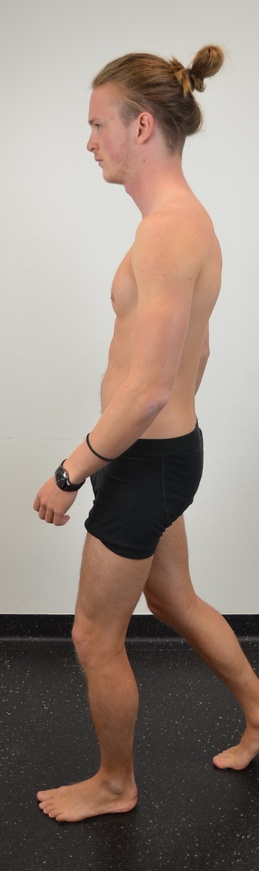
#> input picture CS/04_Skills_Examen/GALS/RMS/Inspection de la marche.jpg, 259 x 871 px, shrunk from 1197 x 4019 before the run, found by its file name
$ python crop_auto_de_depistage_gals.py
#> lines starting #> are read from the running program, lines starting #| are printed output that depends on the picture
"""Recadre les images en détectant les bandes uniformes (mur/table) via la variance.

Stratégie : pour chaque ligne/colonne, on calcule l'écart-type des pixels en
niveaux de gris. Une bande sous le seuil = bande "vide" à supprimer.
On garde la plus grande boîte englobant les bandes "non vides", puis on ajoute
une marge de sécurité pour ne pas couper le sujet.
"""

from PIL import Image, ImageStat
from pathlib import Path

SOURCE_DIR = Path(__file__).parent
OUT_DIR = SOURCE_DIR / "cropped"
OUT_DIR.mkdir(exist_ok=True)

# Seuil bas : détecte tout ce qui n'est pas mur lisse (utilisé pour haut/bas)
STDDEV_LOW = 22
# Seuil haut : ignore les artefacts isolés (prises électriques) et ne déclenche
# que sur le sujet (peau, vêtements). Utilisé pour gauche/droite.
STDDEV_HIGH = 28
# Marge de sécurité ajoutée autour du contenu détecté (en % de la dimension)
MARGIN_PCT = 0.05
# Pas d'échantillonnage (1 pixel sur N) pour accélérer
STEP = 4

TARGETS = [
    "Inspection de la marche.jpg",
    "Mobilisation de la colonne cervicale.jpg",
    "Compression des métatarses.jpg",
]


def find_content_bounds(img: Image.Image, low: float, high: float, step: int):
    """Crop en deux passes : d'abord vertical, puis horizontal par fenêtres.

    Pour le crop horizontal, on découpe chaque colonne en N fenêtres
    verticales et on prend le MAX de stddev en ignorant les fenêtres trop
    sombres (sol, ombres). Cela isole le contenu "clair" (sujet sur mur)
    sans être pollué par les transitions vers le sol noir.
    """
    gray = img.convert("L")
    w, h = gray.size

    def row_stddev(g, y, gw):
        return ImageStat.Stat(g.crop((0, y, gw, y + 1))).stddev[0]

    top = 0
    for y in range(0, h, step):
        if row_stddev(gray, y, w) > low:
            top = max(0, y - step)
            break
    bottom = h
    for y in range(h - 1, -1, -step):
        if row_stddev(gray, y, w) > low:
            bottom = min(h, y + step)
            break

    sub_gray = gray.crop((0, top, w, bottom))
    sub_h = bottom - top
    n_windows = 10
    win_h = sub_h // n_windows
    DARK_MEAN = 80   # ignorer fenêtres trop sombres (sol noir)
    BAND = 8         # largeur de bande analysée (filtrage du bruit JPEG)
    RANGE_THRESHOLD = 70  # max-min pour considérer "contenu présent"

    MIN_MATCHING_WINDOWS = 3  # sujet étendu sur ≥3 fenêtres ; prise → 1-2

    def col_has_content(x: int) -> bool:
        x0 = max(0, x - BAND // 2)
        x1 = min(w, x0 + BAND)
        col = sub_gray.crop((x0, 0, x1, sub_h))
        n_match = 0
        for i in range(n_windows):
            win = col.crop((0, i * win_h, x1 - x0, (i + 1) * win_h))
            stat = ImageStat.Stat(win)
            if stat.mean[0] < DARK_MEAN:
                continue
            lo, hi = win.getextrema()
            if hi - lo > RANGE_THRESHOLD:
                n_match += 1
        return n_match >= MIN_MATCHING_WINDOWS

    left = 0
    for x in range(0, w, step):
        if col_has_content(x):
            left = max(0, x - step)
            break
    right = w
    for x in range(w - 1, -1, -step):
        if col_has_content(x):
            right = min(w, x + step)
            break

    return left, top, right, bottom


def add_margin(box, w, h, pct):
    left, top, right, bottom = box
    mx = int(w * pct)
    my = int(h * pct)
    return (
        max(0, left - mx),
        max(0, top - my),
        min(w, right + mx),
        min(h, bottom + my),
    )


def process(filename: str):
    src = SOURCE_DIR / filename
    if not src.exists():
        print(f"  ✗ introuvable: {filename}")
        return

    img = Image.open(src)
    w, h = img.size
    box = find_content_bounds(img, STDDEV_LOW, STDDEV_HIGH, STEP)
    box = add_margin(box, w, h, MARGIN_PCT)
    cropped = img.crop(box)

    out_path = OUT_DIR / filename
    cropped.save(out_path, quality=92)

    cw, ch = cropped.size
    saved_pct = 100 * (1 - (cw * ch) / (w * h))
    print(f"  ✓ {filename}")
    print(f"    {w}x{h} → {cw}x{ch}  (-{saved_pct:.1f}% surface)")
    print(f"    box={box}")


if __name__ == "__main__":
    print(f"Sortie : {OUT_DIR}")
    for name in TARGETS:
        process(name)
#> in process, img is the input picture: PIL image 259x871 RGB; mean R, G, B 150.6, 135.8, 126.2
#> in find_content_bounds, `gray = img.convert("L")`:
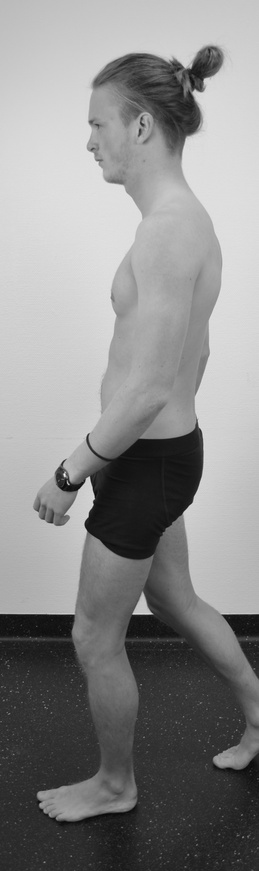
#> gray: PIL image 259x871 L; min 5, max 251, mean 139.1
#> the loop in find_content_bounds, `for y in range(0, h, step):` made 13 passes
#> top on pass 13: 44
#> the loop in find_content_bounds, `for y in range(h - 1, -1, -step):` made 14 passes
#> bottom on pass 14: 822
#> in find_content_bounds, `sub_gray = gray.crop((0, top, w, bottom))`:
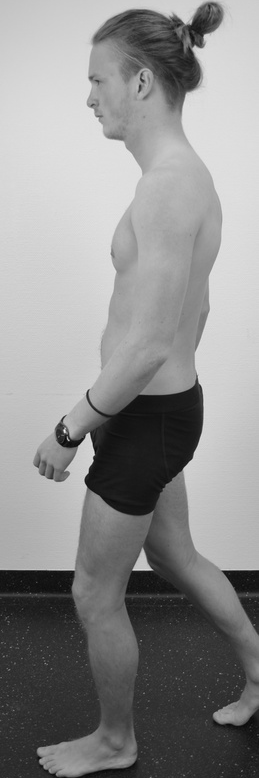
#> sub_gray: PIL image 259x778 L; min 5, max 251, mean 141.9
#> in find_content_bounds, `sub_h = bottom - top`: sub_h = 778
#> in find_content_bounds, `win_h = sub_h // n_windows`: win_h = 77
#> in process, `box = find_content_bounds(img, STDDEV_LOW, STDDEV_HIGH, STEP)`: box = (28, 44, 226, 822)
#> in add_margin, `left, top, right, bottom = box`: left = 28; top = 44; right = 226; bottom = 822
#> in process, `box = add_margin(box, w, h, MARGIN_PCT)`: box = (16, 1, 238, 865)
#> in process, `cropped = img.crop(box)`:
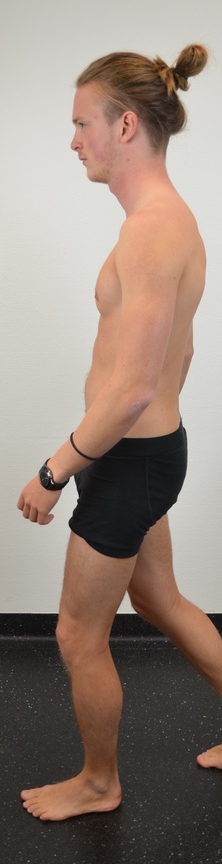
#> cropped: PIL image 222x864 RGB; mean R, G, B 149.2, 132.6, 122.3
#|     259x871 → 222x864  (-15.0% surface)
#|     box=(16, 1, 238, 865)
#> pass 2 of the loop `for name in TARGETS:`:
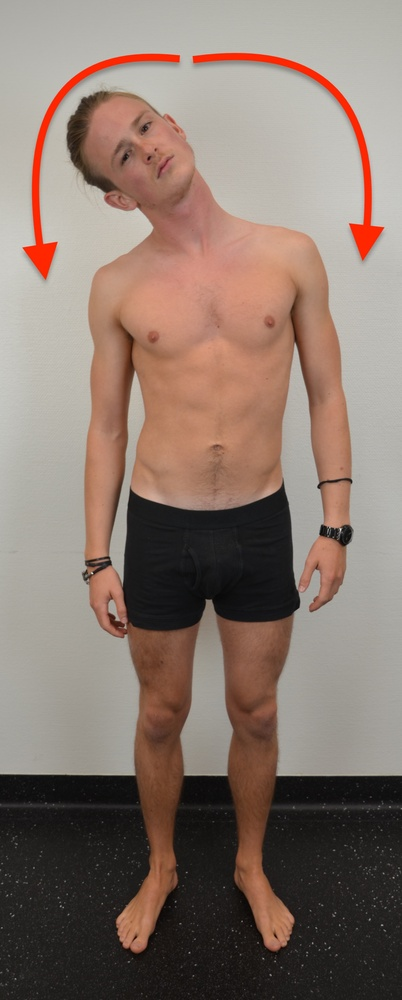
#> input picture CS/04_Skills_Examen/GALS/RMS/Mobilisation de la colonne cervicale.jpg, 402 x 1000 px, shrunk from 1853 x 4611 before the run, found by its file name
#> in process, img is the input picture: PIL image 402x1000 RGB; mean R, G, B 137.7, 119.9, 109.9
#> gray: PIL image 402x1000 L
#> the loop in find_content_bounds (call 2), `for y in range(0, h, step):` made 15 passes
#> top on pass 15: 52
#> the loop in find_content_bounds (call 2), `for y in range(h - 1, -1, -step):` made 14 passes
#> bottom on pass 14: 951
#> in find_content_bounds (call 2), `sub_gray = gray.crop((0, top, w, bottom))`:
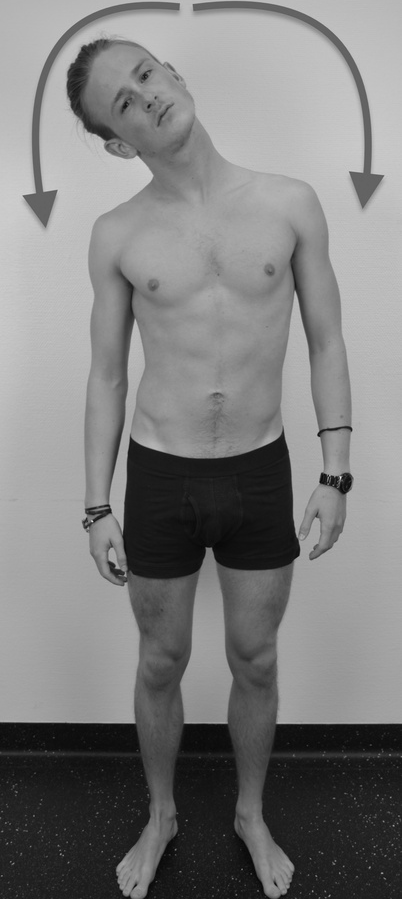
#> sub_gray: PIL image 402x899 L; min 6, max 239, mean 126
#> sub_h = 899
#> win_h = 89
#> in process (call 2), `box = find_content_bounds(img, STDDEV_LOW, STDDEV_HIGH, STEP)`: box = (32, 52, 369, 951)
#> in process (call 2), `box = add_margin(box, w, h, MARGIN_PCT)`: box = (12, 2, 389, 1000)
#> in process (call 2), `cropped = img.crop(box)`:
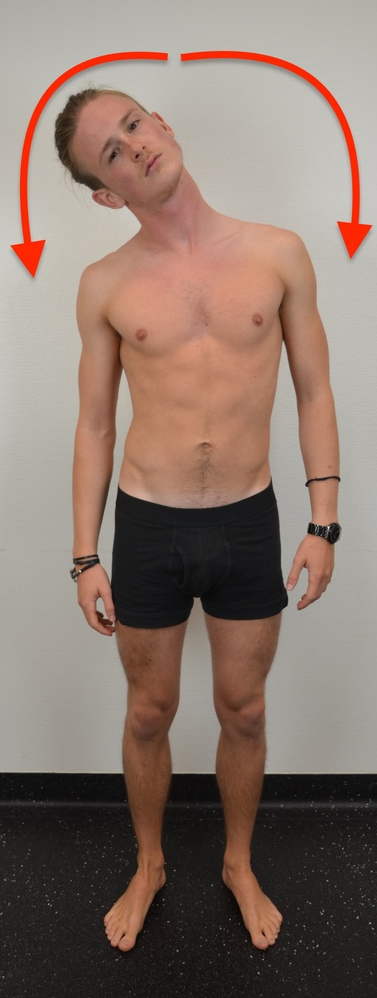
#> cropped: PIL image 377x998 RGB; mean R, G, B 136.9, 117.9, 107.6
#|     402x1000 → 377x998  (-6.4% surface)
#|     box=(12, 2, 389, 1000)
#> pass 3 of the loop `for name in TARGETS:`:
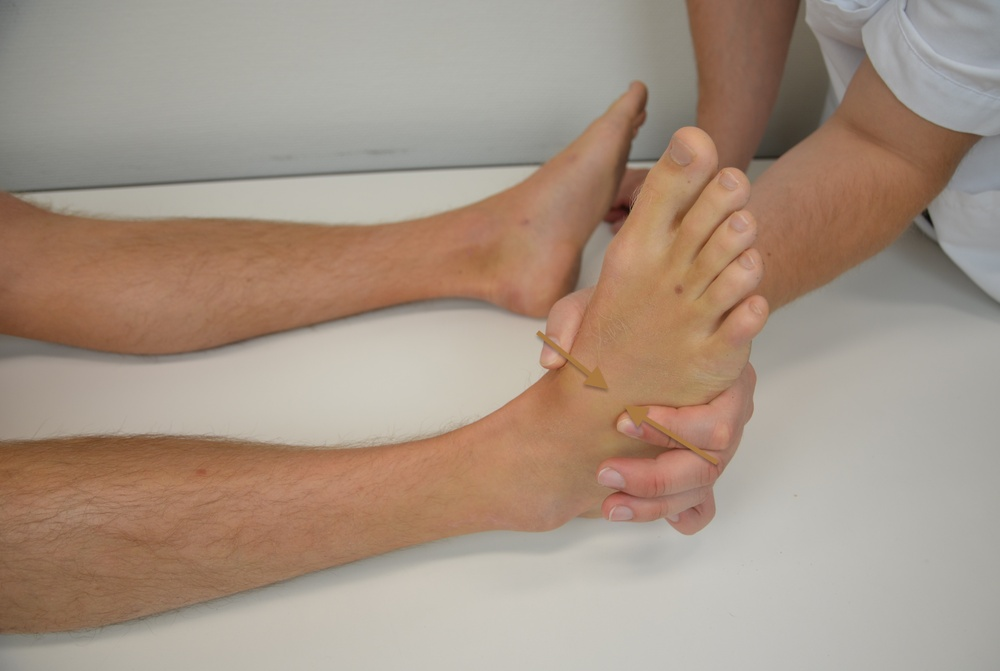
#> input picture CS/04_Skills_Examen/GALS/RMS/Compression des métatarses.jpg, 1000 x 671 px, shrunk from 4613 x 3094 before the run, found by its file name
#> in process, img is the input picture: PIL image 1000x671 RGB; mean R, G, B 166.1, 147.4, 132.1
#> in find_content_bounds (call 3), `gray = img.convert("L")`:
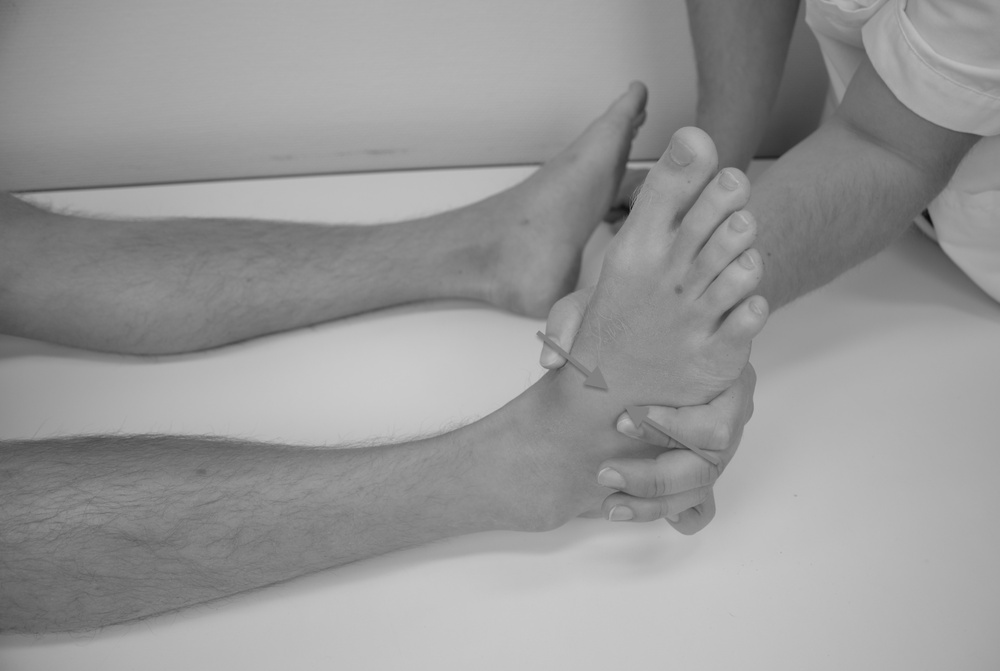
#> gray: PIL image 1000x671 L; min 11, max 203, mean 151.3
#> the loop in find_content_bounds (call 3), `for y in range(0, h, step):` made 1 pass
#> top on pass 1: 0
#> the loop in find_content_bounds (call 3), `for y in range(h - 1, -1, -step):` made 10 passes
#> bottom on pass 10: 638
#> in find_content_bounds (call 3), `sub_gray = gray.crop((0, top, w, bottom))`:
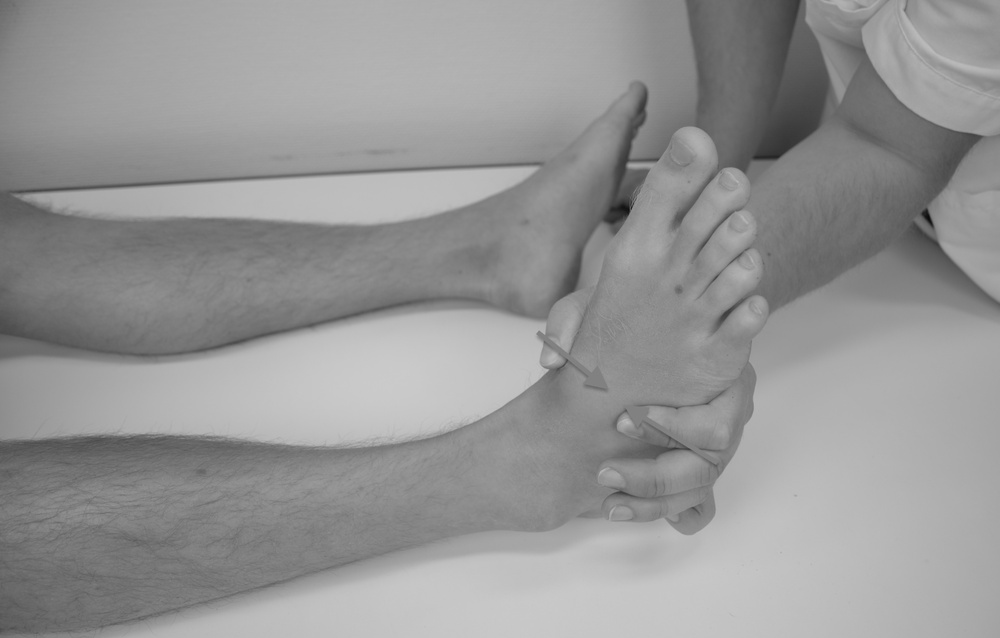
#> sub_gray: PIL image 1000x638 L; min 11, max 203, mean 149.6
#> sub_h = 638
#> win_h = 63
#> in process (call 3), `box = find_content_bounds(img, STDDEV_LOW, STDDEV_HIGH, STEP)`: box = (60, 0, 947, 638)
#> in process (call 3), `box = add_margin(box, w, h, MARGIN_PCT)`: box = (10, 0, 997, 671)
#> cropped: PIL image 987x671 RGB
#|     1000x671 → 987x671  (-1.3% surface)
#|     box=(10, 0, 997, 671)
